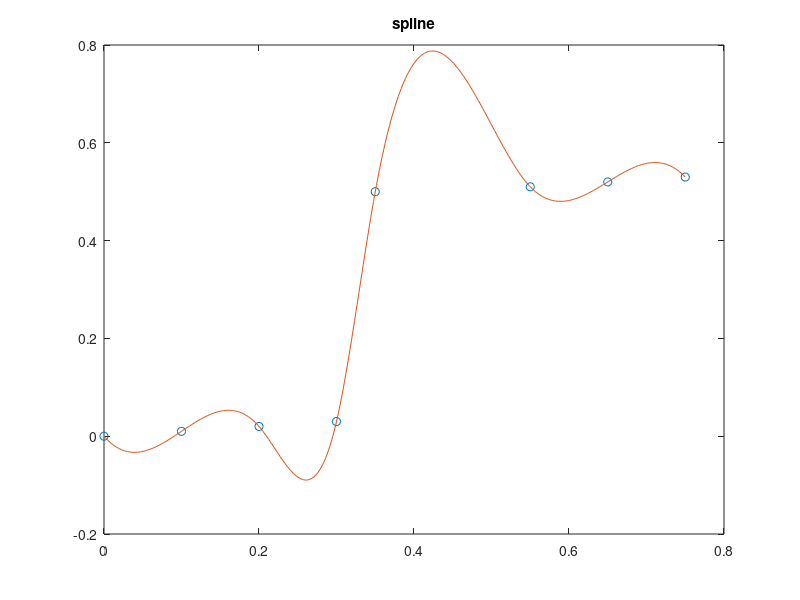
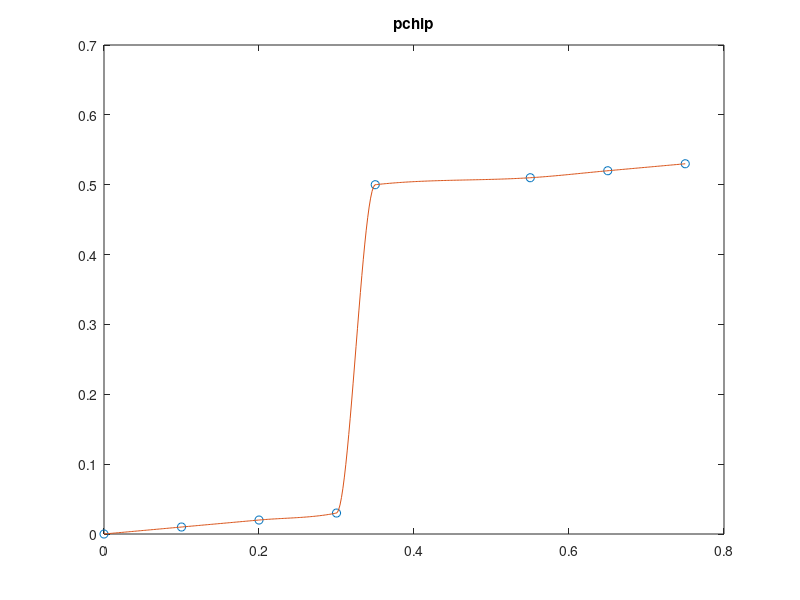

Here is the MATLAB script that generated these plots, in order:
% matbump.m
x = [0.0, 0.1, 0.2, 0.3, 0.35, 0.55, 0.65, 0.75];
y = [0.0, 0.01, 0.02, 0.03, 0.5, 0.51, 0.52, 0.53];
xx = linspace(0.0,0.75,400);
yy = spline(x,y,xx);
plot(x,y,'o',xx,yy,'-')
title("spline")
figure()
yy = pchip(x,y,xx);
plot(x,y,'o',xx,yy,'-')
title("pchip")
